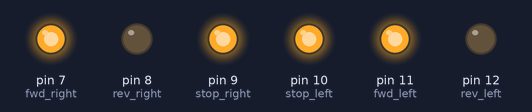
A sketch run on a simulated Arduino Uno, built with avr-gcc and run on an emulated ATmega328P. Shown: output pins drawn as LEDs (lit = HIGH).

Above: at 0.1 s.
At 16.1 s:
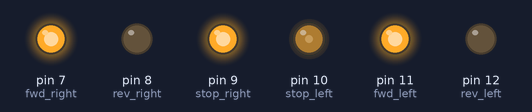
At 38.1 s:
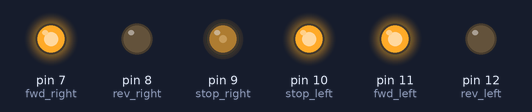
Timing chart, 0 to 39.6 s (numbered marks = the images above):
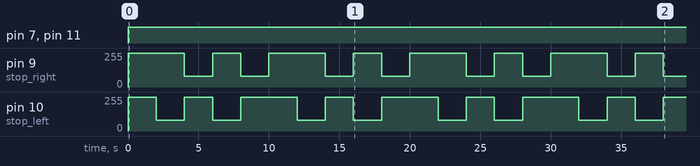

The sketch:

Story_5.ino
```cpp
int rev_left = 12;
int fwd_left = 11;
int stop_left = 10;
int stop_right = 9;
int fwd_right = 7;
int rev_right = 8;

void loop()
{
  Story_5();
}

// Functions

void setup()
{
pinMode(rev_left, OUTPUT);
pinMode(fwd_left, OUTPUT);
pinMode(stop_left, OUTPUT);
pinMode(stop_right, OUTPUT);
pinMode(fwd_right, OUTPUT);
pinMode(rev_right, OUTPUT);
}

// Functions

void Story_5(){
  moveRover(255, 255);
  delay(2000);
  moveRover(80, 255);
  delay(2000);
  moveRover(255, 80);
  delay(2000);
  moveRover(80, 255);
  delay(2000);
  moveRover(255, 80);
  delay(2000);
  moveRover(0, 0);
}

void moveRover(int leftSpeed, int rightSpeed) {
  digitalWrite(fwd_left, HIGH);
  digitalWrite(rev_left, LOW);
  digitalWrite(fwd_right, HIGH);
  digitalWrite(rev_right, LOW);

  analogWrite(stop_left, leftSpeed);
  analogWrite(stop_right, rightSpeed);
}
```

Measured:
- by itself, pin 7 (fwd_right), pin 11 (fwd_left): LOW → HIGH at 0.00 s
- by itself, pin 9 (stop_right), pin 10 (stop_left): repeats every 10.0 s: 80/255 2.0 s, 255/255 2.0 s, 80/255 2.0 s, 255/255 4.0 s
